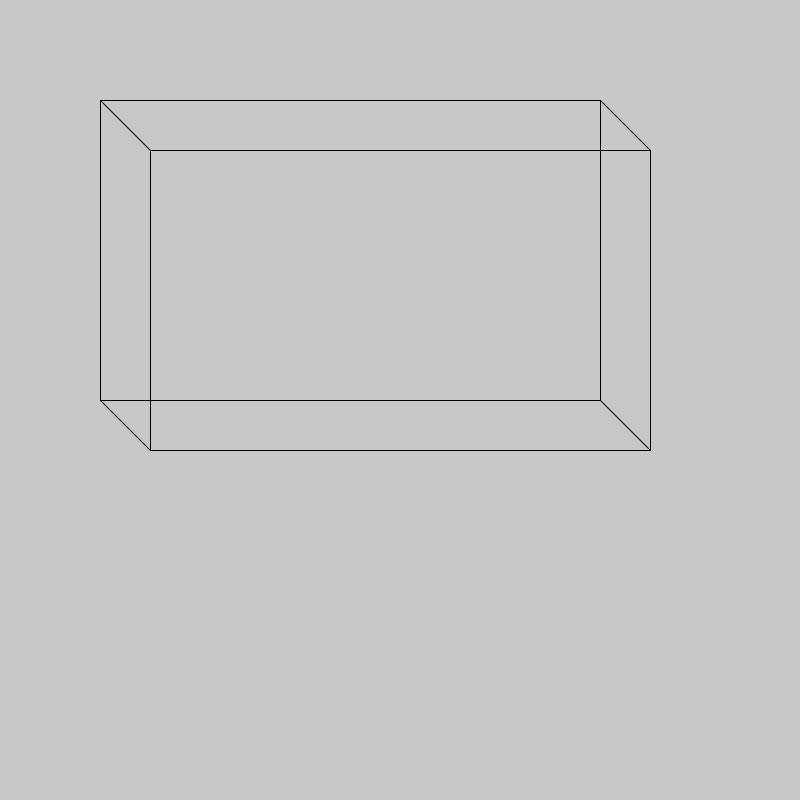
Frame 1 (no input)
Frame 60 (the mouse pressed at the canvas centre just before this capture): identical to frame 1, image omitted
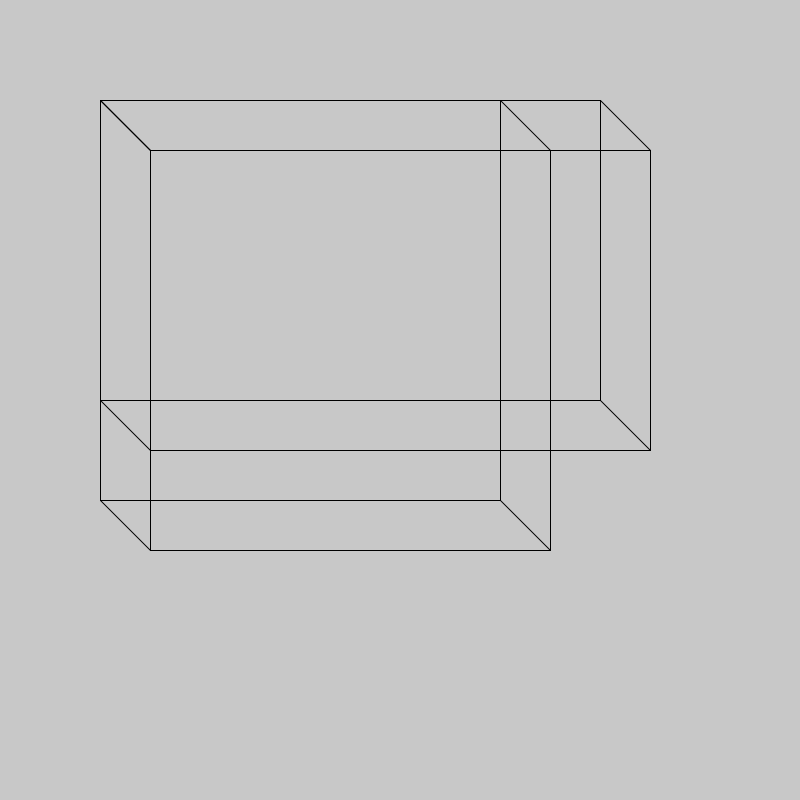
Frame 120 (the mouse held since frame 60 and released just before this capture)

The Processing sketch that drew these frames (run headless with seeded random() and noise(); from frame 60 on, the mouse is pressed at the canvas centre):

// Processing sketch: sketch_231113d
// ── sketch_231113d.pde
void setup()
{
  size(800,800);
}

void draw()
{
  background(200);
  strokeWeight(5);
  stroke(255,255,0);
  //line(100,100,700,500);
  strokeWeight(1);
  stroke(0);
  //kesikli(100,100,700,500);
  //kesikli(100,100,700,100);
  //kesikli(700,500,700,100);
  
  küp(100,100,500,300,50);
  float ze = map(mouseX,0,width,0,100);
  küp(100,100,mouseX,mouseY,ze);
}

void küp(int x, int y, int w,int h,float z)
{
  noFill();
  rect(x,y,w,h);
  rect(x + z,y + z,w,h);
  
  line(x,y,x+z,y+z);//sol üst
  line(x+w,y,x+z+w,y+z);//sağ üst
  
  line(x,y+h,x+z,y+z+h); //sol alt
  line(x + w,y+h,x+w+z,y+z+h); //sağ alt
}

void kesikli(int x1, int y1,int x2,int y2)
{
  int parça = 10;
  float xFark = (x2-x1) / parça;
  float yFark = (y2-y1) / parça;
  
  for(int i = 0; i<parça; i+=1)
  {
    line(x1 + (i * xFark),y1 + (i*yFark),x1 + (i * xFark) + (xFark/2),y1 + (i*yFark) + (yFark/2));
  }
}
